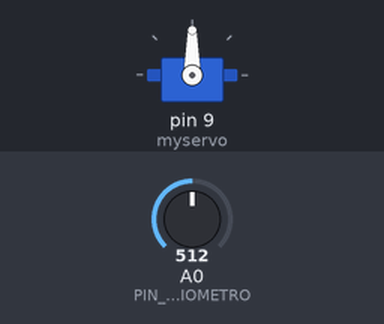
A sketch run on a simulated Arduino Uno, built with avr-gcc and run on an emulated ATmega328P. Parts: servo. The test bench sets the inputs (shaded band); at power-on: A0 (PIN_POTENZIOMETRO) = 512.

Above: at 1.2 s.
1.3 s: A0 (PIN_POTENZIOMETRO) set to 716
At 2.5 s:
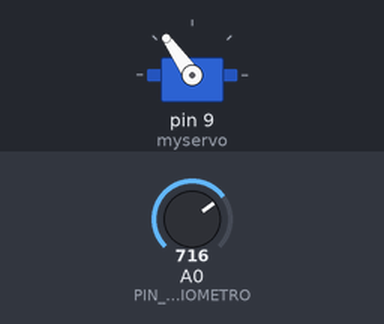
2.8 s: A0 (PIN_POTENZIOMETRO) set to 900
At 3.4 s:
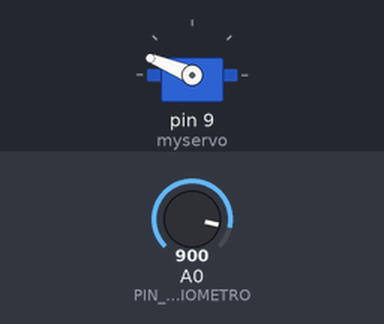
4.3 s: A0 (PIN_POTENZIOMETRO) set to 1023
At 4.9 s:
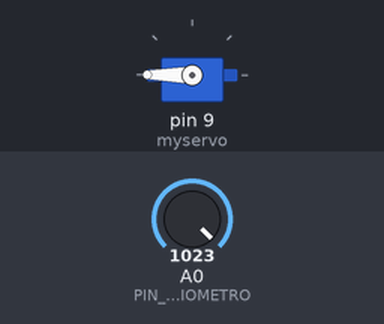
5.8 s: A0 (PIN_POTENZIOMETRO) set to 306
At 6.9 s:
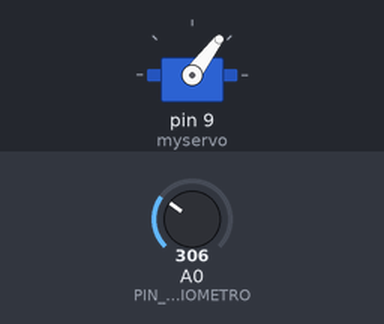
7.3 s: A0 (PIN_POTENZIOMETRO) set to 122
At 8.3 s:
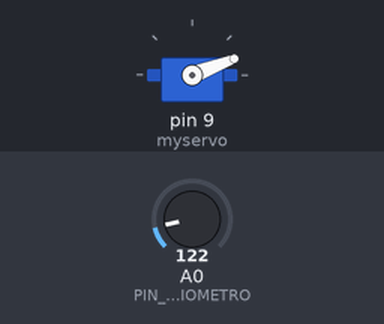
Timing chart, 0 to 9.8 s (numbered marks = the images above; inputs shaded):
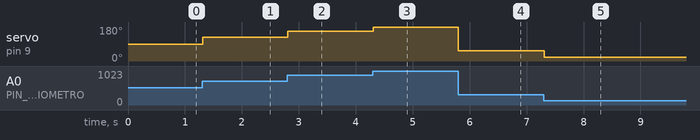

Measured:
- after the input at 1.3 s, servo on pin 9 (myservo): 90° → 125° at once
- after the input at 2.8 s, servo on pin 9 (myservo): 125° → 158° at once
- after the input at 4.3 s, servo on pin 9 (myservo): 158° → 180° at once
- after the input at 5.8 s, servo on pin 9 (myservo): 180° → 53° at once
- after the input at 7.3 s, servo on pin 9 (myservo): 53° → 21° at once

The sketch:

Servomotore.ino
```cpp
/**
 * Servomotore.ino
 * Programma principale
 */

#include <Arduino.h> // Libreria principale di arduino
#include <Servo.h>	 // Libreria di gestione del servomotore

Servo myservo; // Dichiarazione dell'oggetto servomotore

int PIN_POTENZIOMETRO = A0; // Dichiarata come variabile globale

void setup()
{
	// Modalità dei pin e inizializzazione porta seriale

	Serial.begin(9600); // Seriale inizializzata

	myservo.attach(9); // Agganciamo l'oggetto myservo al pin 9 di Arduino con la sua funzione proprietaria
}

void loop()
{
	// Tutto quello che deve fare il programma

	int val = letturaPotenziometro(); // Associo a val, il valore letto dal potenziometro

	myservo.write(val); // Diciamo al servomotore di andare all'angolo val

	delay(15); // Ritardo nel programma
}
```

Potenziometro.ino
```cpp
/**
 * Potenziometro.ino
 */

int letturaPotenziometro()
{
	int lettura = analogRead(PIN_POTENZIOMETRO); // Lettura del valore del potenziometro

	lettura = map(lettura, 0, 1023, 0, 180);
	/**
	 * Usiamo la funzione map per eeguire una proporzione:
	 * Rimappa i valori letti dal potenziometro (da 0 a 1023), per
	 * adeguarli agli angoli del servomotore (da 0 a 180).
	 */

	return lettura; // Faccio ritornare il valore calcolato
}
```
